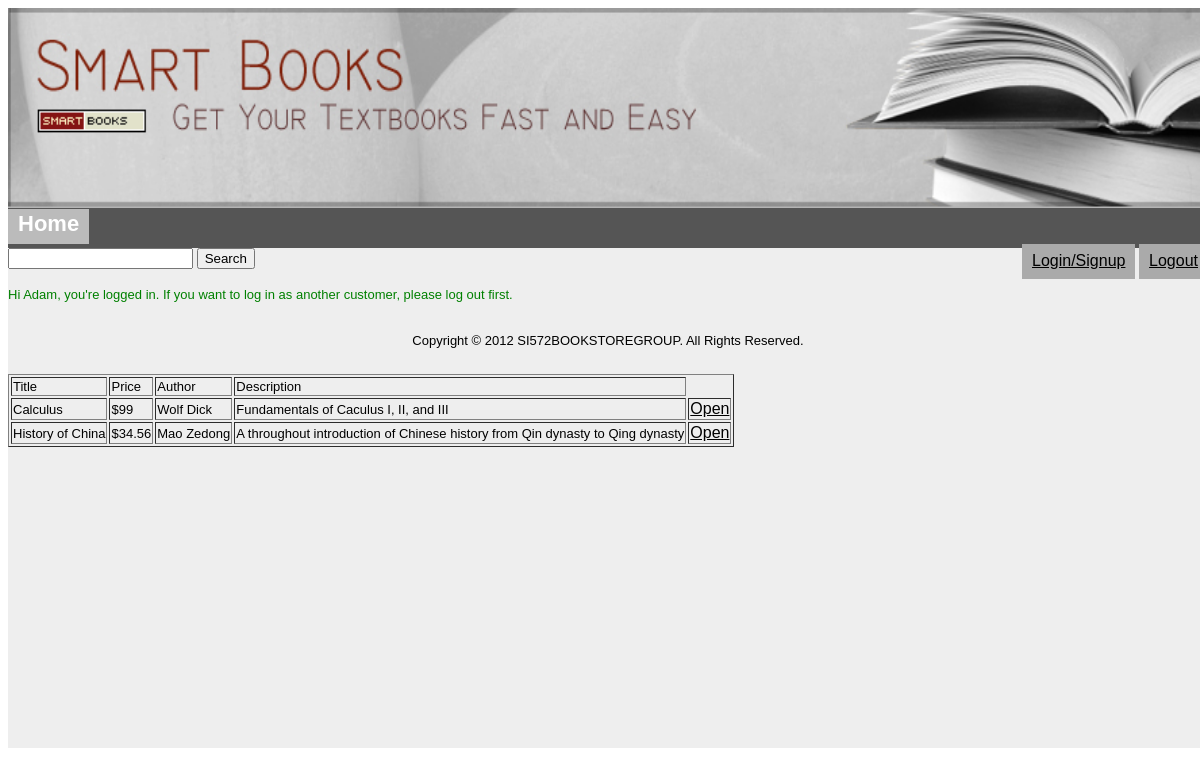
/index.php (signed in), run on the app's committed database.
### tables this page shows
CREATE TABLE book(id INT UNSIGNED NOT NULL AUTO_INCREMENT KEY, name VARCHAR(128), ISBN INTEGER, year INTEGER, edition INTEGER, price FLOAT, quantity INTEGER, description TEXT, authorln VARCHAR(128), authorfn VARCHAR(128), course_id INTEGER);

### index2.php (the view, shortened to what this page needs)
<?php
if ( isset($_SESSION['name']) )
{
	echo '<p style="color:green">'."Hi ". $_SESSION['name'].", you're logged in. If you want to log in as another customer, please log out first. \n"."</p>";
}
echo '<table border="1">'."\n";
$result = mysql_query("SELECT name, price, authorln, authorfn, description,id FROM book");
echo "<tr><td>Title</td><td>Price</td><td>Author</td><td>Description</td></tr>";
while ( $row = mysql_fetch_row($result) ) {
    echo "<tr><td>";
    echo(htmlentities($row[0]));
    echo("</td><td> $");
    echo(htmlentities($row[1]));
    echo("</td><td>");
    echo(htmlentities($row[2])." ".htmlentities($row[3]));
    echo("</td><td>");
    echo(htmlentities($row[4]));
    echo("</td><td>\n");
    echo('<a href="bookInfo.php?id='.htmlentities($row[5]).'">Open</a>');
    echo("</td></tr>\n");
}
?>

### main.css (style rules this page uses)
body { text-align: justify; font-family: Arial, Helvetica, sans-serif; font-size: 13px; }
p, ul, ol { margin-bottom: 20px; line-height: 2em; }
#content a { color:black; font-size:16px; }

### data on the page
book: name "Calculus", price "99", authorln "Wolf", authorfn "Dick", description "Fundamentals of Caculus I, II, and III"
book: name "History of China", price "34.56", authorln "Mao", authorfn "Zedong", description "A throughout introduction of Chinese history from Qin dynasty to Qing dynasty"

### other printed values
$_SESSION['name'] "Adam"
